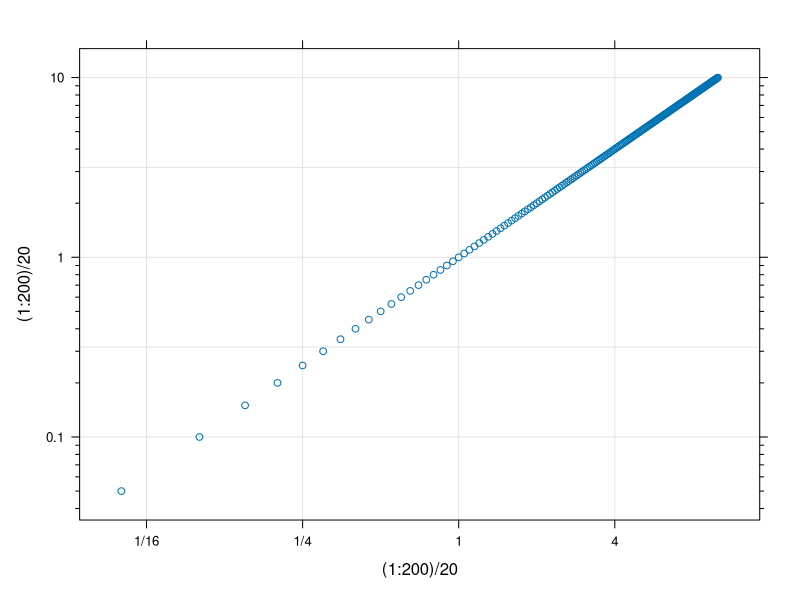
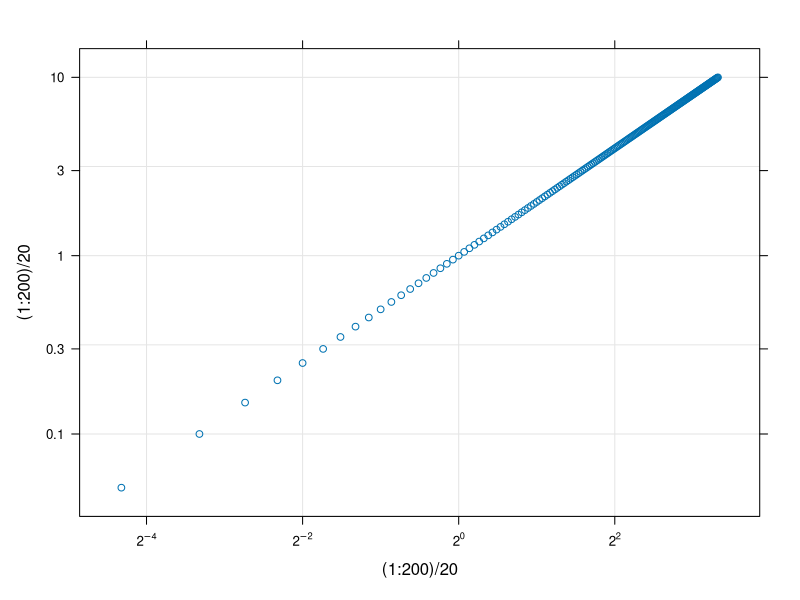
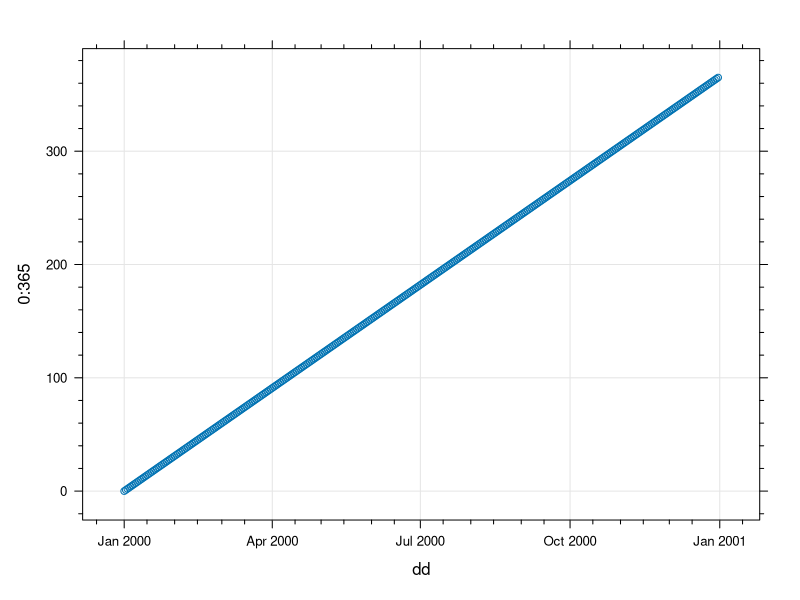

Here is the R script that generated these plots, in order:
library(latticeExtra)


### Name: scale.components
### Title: Custom lattice axis scales
### Aliases: scale.components xscale.components.logpower
###   yscale.components.logpower xscale.components.fractions
###   yscale.components.fractions xscale.components.log10ticks
###   yscale.components.log10ticks xscale.components.log
###   yscale.components.log xscale.components.log10.3
###   yscale.components.log10.3 xscale.components.subticks
###   yscale.components.subticks
### Keywords: dplot

### ** Examples

xyplot((1:200)/20 ~ (1:200)/20, type = c("p", "g"),
  scales = list(x = list(log = 2), y = list(log = 10)),
  xscale.components = xscale.components.fractions,
  yscale.components = yscale.components.log10ticks)

xyplot((1:200)/20 ~ (1:200)/20, type = c("p", "g"),
  scales = list(x = list(log = 2), y = list(log = 10)),
  xscale.components = xscale.components.logpower,
  yscale.components = yscale.components.log10.3)

dd <- as.Date("2000-01-01") + 0:365
xyplot(0:365 ~ dd, type = c("p", "g"),
  xscale.components = xscale.components.subticks,
  yscale.components = yscale.components.subticks)
